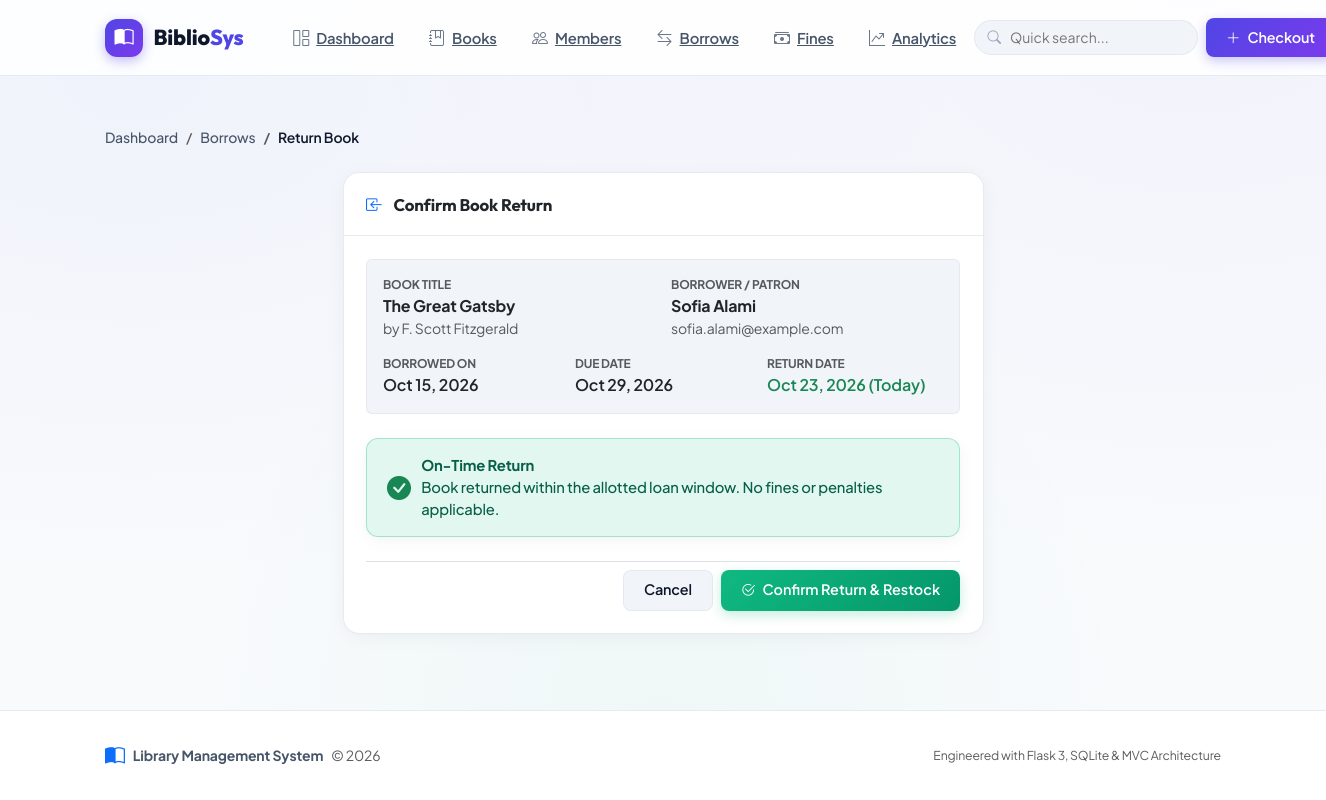
/borrows/1/return, run on the app's committed database.
### app/models.py (models this page shows, shortened)
class Book(db.Model):
    __tablename__ = 'books'
    id = db.Column(db.Integer, primary_key=True)
    title = db.Column(db.String(200), nullable=False, index=True)
    author = db.Column(db.String(100), nullable=False, index=True)
    isbn = db.Column(db.String(13), unique=True, nullable=False, index=True)
    category = db.Column(db.String(50), nullable=True)
    publication_year = db.Column(db.Integer, nullable=True)
    publisher = db.Column(db.String(100), nullable=True)
    description = db.Column(db.Text, nullable=True)
    quantity = db.Column(db.Integer, default=1, nullable=False)
    available = db.Column(db.Integer, default=1, nullable=False)
    cover_image = db.Column(db.String(200), nullable=True)
    created_at = db.Column(db.DateTime, default=datetime.utcnow)
    updated_at = db.Column(db.DateTime, default=datetime.utcnow, onupdate=datetime.utcnow)
    borrows = db.relationship('Borrow', backref='book', lazy='dynamic', cascade='all, delete-orphan')

class Member(db.Model):
    __tablename__ = 'members'
    id = db.Column(db.Integer, primary_key=True)
    name = db.Column(db.String(100), nullable=False, index=True)
    email = db.Column(db.String(120), unique=True, nullable=False, index=True)
    phone = db.Column(db.String(20), nullable=True)
    address = db.Column(db.Text, nullable=True)
    registration_date = db.Column(db.DateTime, default=datetime.utcnow)
    membership_type = db.Column(db.String(20), default='standard')  # standard, premium
    is_active = db.Column(db.Boolean, default=True)
    created_at = db.Column(db.DateTime, default=datetime.utcnow)
    updated_at = db.Column(db.DateTime, default=datetime.utcnow, onupdate=datetime.utcnow)
    borrows = db.relationship('Borrow', backref='member', lazy='dynamic', cascade='all, delete-orphan')

class Borrow(db.Model):
    __tablename__ = 'borrows'
    id = db.Column(db.Integer, primary_key=True)
    book_id = db.Column(db.Integer, db.ForeignKey('books.id'), nullable=False, index=True)
    member_id = db.Column(db.Integer, db.ForeignKey('members.id'), nullable=False, index=True)
    borrow_date = db.Column(db.DateTime, default=datetime.utcnow, nullable=False)
    due_date = db.Column(db.DateTime, nullable=False)
    return_date = db.Column(db.DateTime, nullable=True)
    status = db.Column(db.String(20), default='active', nullable=False)  # active, returned, overdue
    notes = db.Column(db.Text, nullable=True)
    fine_amount = db.Column(db.Float, default=0.0)
    fine_paid = db.Column(db.Boolean, default=False)
    created_at = db.Column(db.DateTime, default=datetime.utcnow)
    updated_at = db.Column(db.DateTime, default=datetime.utcnow, onupdate=datetime.utcnow)
    def is_overdue(self):
        if self.status == 'returned':
            return False
        return datetime.now() > self.due_date
    def days_overdue(self):
        if self.status == 'returned':
            if self.return_date and self.return_date > self.due_date:
                return (self.return_date - self.due_date).days
            return 0
        if not self.is_overdue():
            return 0
        return (datetime.now() - self.due_date).days

### app/routes.py (the view, shortened to what this page needs)
@main_bp.route('/borrows/<int:id>/return', methods=['GET', 'POST'])
def borrows_return(id):
    borrow = Borrow.query.get_or_404(id)
    if borrow.status != 'active':
        flash('This borrowing record has already been marked returned!', 'warning')
        return redirect(url_for('main.borrows_list'))
    overdue_days = borrow.days_overdue()
    fine_amount = borrow.calculate_fine() if borrow.is_overdue() else 0.0
    return render_template(
        'borrows/return.html',
        borrow=borrow,
        overdue_days=overdue_days,
        fine_amount=fine_amount
    )

### app/__init__.py (called while the page is built)
def create_app(config_name=None):
    app = Flask(__name__)
    if config_name is None:
        config_name = os.environ.get('FLASK_ENV', 'development')
    from config import config
    app.config.from_object(config.get(config_name, config['development']))
    db.init_app(app)
    @app.context_processor
    def inject_globals():
        return {
            'now': datetime.now(),
            'app_name': app.config.get('APP_NAME', 'Library Management System')
        }
    upload_folder = app.config.get('UPLOAD_FOLDER')
    if upload_folder and not os.path.exists(upload_folder):
        os.makedirs(upload_folder)
    with app.app_context():
        from app import routes
        app.register_blueprint(routes.main_bp)
        db.create_all()
    register_template_filters(app)
    register_error_handlers(app)
    return app

### app/templates/borrows/return.html (shortened to what this page needs)
{% extends "base.html" %}
{% block content %}
<div class="breadcrumb-wrapper">
    <ol class="breadcrumb">
        <li class="breadcrumb-item"><a href="{{ url_for('main.index') }}">Dashboard</a></li>
        <li class="breadcrumb-item"><a href="{{ url_for('main.borrows_list') }}">Borrows</a></li>
        <li class="breadcrumb-item active">Return Book</li>
    </ol>
</div>
<div class="row justify-content-center">
    <div class="col-lg-7">
        <div class="card">
            <div class="card-header">
                <span><i class="bi bi-box-arrow-in-left text-primary me-2"></i> Confirm Book Return</span>
            </div>
            <div class="card-body">
                <div class="p-3 rounded mb-4" style="background: var(--bg-surface-elevated); border: 1px solid var(--border-color);">
                    <div class="row g-3">
                        <div class="col-md-6">
                            <small class="text-muted text-uppercase fw-bold d-block" style="font-size: 0.75rem;">Book Title</small>
                            <span class="fs-6 fw-bold">{{ borrow.book.title }}</span>
                            <small class="text-muted d-block">by {{ borrow.book.author }}</small>
                        </div>
                        <div class="col-md-6">
                            <small class="text-muted text-uppercase fw-bold d-block" style="font-size: 0.75rem;">Borrower / Patron</small>
                            <span class="fs-6 fw-bold">{{ borrow.member.name }}</span>
                            <small class="text-muted d-block">{{ borrow.member.email }}</small>
                        </div>
                        <div class="col-sm-4">
                            <small class="text-muted text-uppercase fw-bold d-block" style="font-size: 0.75rem;">Borrowed On</small>
                            <span class="fw-semibold">{{ borrow.borrow_date|format_date }}</span>
                        </div>
                        <div class="col-sm-4">
                            <small class="text-muted text-uppercase fw-bold d-block" style="font-size: 0.75rem;">Due Date</small>
                            <span class="fw-semibold {% if borrow.is_overdue() %}text-danger{% endif %}">{{ borrow.due_date|format_date }}</span>
                        </div>
                        <div class="col-sm-4">
                            <small class="text-muted text-uppercase fw-bold d-block" style="font-size: 0.75rem;">Return Date</small>
                            <span class="fw-semibold text-success">{{ now|format_date }} (Today)</span>
                        </div>
                    </div>
                </div>
                {% if borrow.is_overdue() %}
                <div class="alert alert-warning mb-4">
                    <i class="bi bi-exclamation-triangle-fill fs-4 text-warning"></i>
                    <div>
                        <div class="fw-bold fs-6">Overdue Return Penalty Incurred</div>
                        <div>This book is <strong>{{ overdue_days }} days past due</strong>. The calculated penalty fee is <strong class="text-danger">${{ "%.2f"|format(fine_amount) }}</strong> ($1.00/day).</div>
                    </div>
                </div>
                {% else %}
                <div class="alert alert-success mb-4">
                    <i class="bi bi-check-circle-fill fs-4 text-success"></i>
                    <div>
                        <div class="fw-bold">On-Time Return</div>
                        <div>Book returned within the allotted loan window. No fines or penalties applicable.</div>
                    </div>
                </div>
                {% endif %}
                <form method="POST" action="{{ url_for('main.borrows_return', id=borrow.id) }}">
                    <div class="d-flex justify-content-end gap-2 pt-2 border-top">
                        <a href="{{ url_for('main.borrows_list') }}" class="btn btn-secondary">Cancel</a>
                        <button type="submit" class="btn btn-success">
                            <i class="bi bi-check2-circle"></i> Confirm Return &amp; Restock
                        </button>
                    </div>
                </form>
            </div>
        </div>
    </div>
</div>
{% endblock %}

### app/static/css/style.css (style rules this page uses)
:root { --primary: #4f46e5; --primary-light: #6366f1; --primary-dark: #3730a3; --primary-gradient: linear-gradient(135deg, #4f46e5 0%, #7c3aed 100%); --primary-gradient-subtle: linear-gradient(135deg, rgba(79, 70, 229, 0.08) 0%, rgba(124, 58, 237, 0.08) 100%); --accent-indigo: #4f46e5; --accent-violet: #8b5cf6; --accent-emerald: #10b981; --accent-amber: #f59e0b; --accent-rose: #f43f5e; --accent-cyan: #06b6d4; --bg-canvas: #f8fafc; --bg-mesh: radial-gradient(at 10% 10%, rgba(99, 102, 241, 0.05) 0px, transparent 50%), radial-gradient(at 90% 0%, rgba(139, 92, 246, 0.05) 0px, transparent 50%), radial-gradient(at 50% 90%, rgba(16, 185, 129, 0.04) 0px, transparent 50%); --bg-surface: #ffffff; --bg-surface-elevated: #f1f5f9; --bg-surface-translucent: rgba(255, 255, 255, 0.85); --border-color: rgba(226, 232, 240, 0.85); --border-color-focus: #818cf8; --text-primary: #0f172a; --text-secondary: #475569; --text-muted: #94a3b8; --text-on-accent: #ffffff; --card-shadow: 0 4px 20px -2px rgba(15, 23, 42, 0.05), 0 2px 6px -1px rgba(15, 23, 42, 0.02); --card-shadow-hover: 0 16px 32px -4px rgba(79, 70, 229, 0.12), 0 6px 12px -2px rgba(15, 23, 42, 0.04); --radius-sm: 8px; --radius-md: 12px; --radius-lg: 16px; --radius-xl: 20px; --radius-full: 9999px; }
body { font-family: 'Plus Jakarta Sans', system-ui, -apple-system, sans-serif; background-color: var(--bg-canvas); background-image: var(--bg-mesh); background-attachment: fixed; color: var(--text-primary); min-height: 100vh; display: flex; flex-direction: column; letter-spacing: -0.01em; -webkit-font-smoothing: antialiased; }
.card { background-color: var(--bg-surface); border: 1px solid var(--border-color); border-radius: var(--radius-lg); box-shadow: var(--card-shadow); transition: transform 0.25s cubic-bezier(0.16, 1, 0.3, 1), box-shadow 0.25s cubic-bezier(0.16, 1, 0.3, 1), border-color 0.2s ease; overflow: hidden; }
.card-header { background-color: transparent; border-bottom: 1px solid var(--border-color); padding: 1.15rem 1.4rem; font-family: 'Outfit', sans-serif; font-weight: 700; font-size: 1.05rem; display: flex; align-items: center; justify-content: space-between; gap: 0.5rem; }
.card-body { padding: 1.4rem; }
.btn { font-family: 'Plus Jakarta Sans', sans-serif; font-weight: 600; font-size: 0.9rem; padding: 0.55rem 1.25rem; border-radius: var(--radius-sm); display: inline-flex; align-items: center; justify-content: center; gap: 0.45rem; transition: all 0.2s cubic-bezier(0.16, 1, 0.3, 1); }
.btn-success { background: linear-gradient(135deg, #10b981 0%, #059669 100%); border: none; box-shadow: 0 4px 12px rgba(16, 185, 129, 0.25); color: white; }
.btn-secondary { background: var(--bg-surface-elevated); border: 1px solid var(--border-color); color: var(--text-primary); }
.breadcrumb-wrapper { margin-bottom: 1.5rem; }
.breadcrumb { margin-bottom: 0; font-size: 0.875rem; font-weight: 500; }
.breadcrumb-item a { color: var(--text-secondary); text-decoration: none; transition: color 0.15s ease; }
.breadcrumb-item.active { color: var(--text-primary); font-weight: 600; }
.alert { border-radius: var(--radius-md); border: 1px solid transparent; padding: 0.95rem 1.25rem; font-size: 0.925rem; font-weight: 500; box-shadow: var(--card-shadow); display: flex; align-items: center; gap: 0.65rem; }
.alert-success { background-color: rgba(16, 185, 129, 0.12); border-color: rgba(16, 185, 129, 0.3); color: #065f46; }

### data on the page
Book: book "The Great Gatsby", book.author "F. Scott Fitzgerald"
Member: member.name "Sofia Alami", member.email "sofia.alami@example.com"
Borrow: borrow_date "Oct 15, 2026", due_date "Oct 29, 2026"

### other printed values
{{ now|format_date }} "Oct 23, 2026"
{{ app_name }} "Library Management System"
{{ now.year }} "2026"
